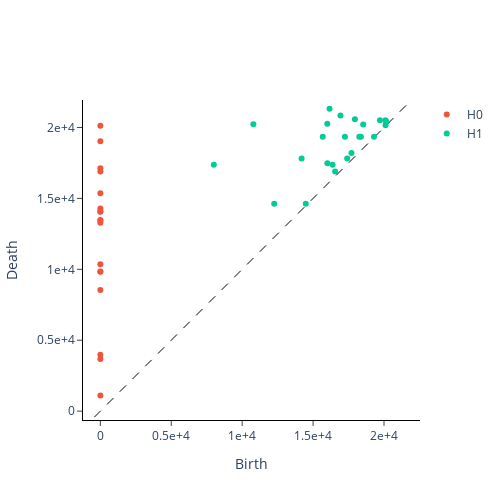

The notebook cell saved with this chart:
### Code cell
L=lead_matrix_1(time_series)
dgm=rev_directed(L)
plot_diagram(dgm[0])
